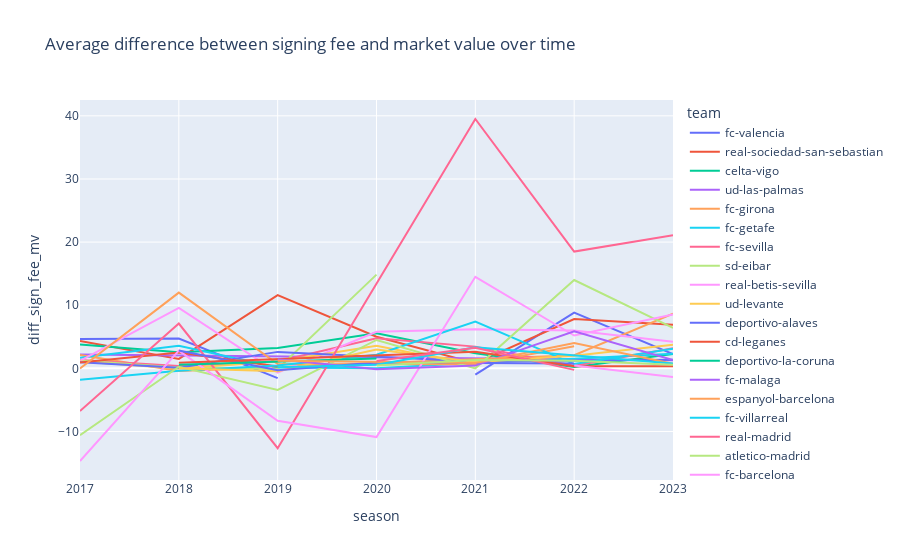

The cell this chart's notebook holds for it:
### Code cell
px.line(
    df_diff_sign_fee_mv,
    x="season",
    y="diff_sign_fee_mv",
    color="team",
    title="Average difference between signing fee and market value over time",
)

### Figure 1 — Plotly figure (JSON) as saved in the notebook; plotly's stock layout.template omitted (floating-point values rounded to 4 significant figures)
{"data": [{"hovertemplate": "team=fc-valencia<br>season=%{x}<br>diff_sign_fee_mv=%{y}<extra></extra>", "legendgroup": "fc-valencia", "line": {"color": "#636efa", "dash": "solid"}, "marker": {"symbol": "circle"}, "mode": "lines", "name": "fc-valencia", "orientation": "v", "showlegend": true, "type": "scatter", "x": [2017, 2018, 2019, 2020, 2021, 2022, 2023], "xaxis": "x", "y": [4.667, 4.73, -1.543, null, -1, 8.836, 2.275], "yaxis": "y"}, {"hovertemplate": "team=real-sociedad-san-sebastian<br>season=%{x}<br>diff_sign_fee_mv=%{y}<extra></extra>", "legendgroup": "real-sociedad-san-sebastian", "line": {"color": "#EF553B", "dash": "solid"}, "marker": {"symbol": "circle"}, "mode": "lines", "name": "real-sociedad-san-sebastian", "orientation": "v", "showlegend": true, "type": "scatter", "x": [2017, 2018, 2019, 2020, 2021, 2022, 2023], "xaxis": "x", "y": [4.333, 1.5, 11.61, 5, 0.8333, 7.8, 6.9], "yaxis": "y"}, {"hovertemplate": "team=celta-vigo<br>season=%{x}<br>diff_sign_fee_mv=%{y}<extra></extra>", "legendgroup": "celta-vigo", "line": {"color": "#00cc96", "dash": "solid"}, "marker": {"symbol": "circle"}, "mode": "lines", "name": "celta-vigo", "orientation": "v", "showlegend": true, "type": "scatter", "x": [2017, 2018, 2019, 2020, 2021, 2022, 2023], "xaxis": "x", "y": [3.76, 2.55, 3.225, 5.55, 2.396, 0.23, 2.275], "yaxis": "y"}, {"hovertemplate": "team=ud-las-palmas<br>season=%{x}<br>diff_sign_fee_mv=%{y}<extra></extra>", "legendgroup": "ud-las-palmas", "line": {"color": "#ab63fa", "dash": "solid"}, "marker": {"symbol": "circle"}, "mode": "lines", "name": "ud-las-palmas", "orientation": "v", "showlegend": true, "type": "scatter", "x": [2017, 2023], "xaxis": "x", "y": [2.2, 1.3], "yaxis": "y"}, {"hovertemplate": "team=fc-girona<br>season=%{x}<br>diff_sign_fee_mv=%{y}<extra></extra>", "legendgroup": "fc-girona", "line": {"color": "#FFA15A", "dash": "solid"}, "marker": {"symbol": "circle"}, "mode": "lines", "name": "fc-girona", "orientation": "v", "showlegend": true, "type": "scatter", "x": [2017, 2018, 2022, 2023], "xaxis": "x", "y": [2.1, -0.43, 2.087, 8.656], "yaxis": "y"}, {"hovertemplate": "team=fc-getafe<br>season=%{x}<br>diff_sign_fee_mv=%{y}<extra></extra>", "legendgroup": "fc-getafe", "line": {"color": "#19d3f3", "dash": "solid"}, "marker": {"symbol": "circle"}, "mode": "lines", "name": "fc-getafe", "orientation": "v", "showlegend": true, "type": "scatter", "x": [2017, 2018, 2019, 2020, 2021, 2022, 2023], "xaxis": "x", "y": [1.692, 3.587, 0.15, -2.22e-16, 0.9057, 1.507, 2.333], "yaxis": "y"}, {"hovertemplate": "team=fc-sevilla<br>season=%{x}<br>diff_sign_fee_mv=%{y}<extra></extra>", "legendgroup": "fc-sevilla", "line": {"color": "#FF6692", "dash": "solid"}, "marker": {"symbol": "circle"}, "mode": "lines", "name": "fc-sevilla", "orientation": "v", "showlegend": true, "type": "scatter", "x": [2017, 2018, 2019, 2020, 2021, 2022, 2023], "xaxis": "x", "y": [1.323, 0.3889, 1.125, 4.756, 3.443, 0.4, 3.2], "yaxis": "y"}, {"hovertemplate": "team=sd-eibar<br>season=%{x}<br>diff_sign_fee_mv=%{y}<extra></extra>", "legendgroup": "sd-eibar", "line": {"color": "#B6E880", "dash": "solid"}, "marker": {"symbol": "circle"}, "mode": "lines", "name": "sd-eibar", "orientation": "v", "showlegend": true, "type": "scatter", "x": [2017, 2018, 2019, 2020], "xaxis": "x", "y": [1.236, 0.125, -0.1, 14.85], "yaxis": "y"}, {"hovertemplate": "team=real-betis-sevilla<br>season=%{x}<br>diff_sign_fee_mv=%{y}<extra></extra>", "legendgroup": "real-betis-sevilla", "line": {"color": "#FF97FF", "dash": "solid"}, "marker": {"symbol": "circle"}, "mode": "lines", "name": "real-betis-sevilla", "orientation": "v", "showlegend": true, "type": "scatter", "x": [2017, 2018, 2019, 2020, 2021, 2022, 2023], "xaxis": "x", "y": [1.188, 9.571, -0.6786, 5.8, 6.188, 6, 4.214], "yaxis": "y"}, {"hovertemplate": "team=ud-levante<br>season=%{x}<br>diff_sign_fee_mv=%{y}<extra></extra>", "legendgroup": "ud-levante", "line": {"color": "#FECB52", "dash": "solid"}, "marker": {"symbol": "circle"}, "mode": "lines", "name": "ud-levante", "orientation": "v", "showlegend": true, "type": "scatter", "x": [2017, 2018, 2019, 2020, 2021], "xaxis": "x", "y": [1.089, -0.025, 1.093, 3.575, 0.4625], "yaxis": "y"}, {"hovertemplate": "team=deportivo-alaves<br>season=%{x}<br>diff_sign_fee_mv=%{y}<extra></extra>", "legendgroup": "deportivo-alaves", "line": {"color": "#636efa", "dash": "solid"}, "marker": {"symbol": "circle"}, "mode": "lines", "name": "deportivo-alaves", "orientation": "v", "showlegend": true, "type": "scatter", "x": [2017, 2018, 2019, 2020, 2021, 2023], "xaxis": "x", "y": [0.9633, 0.1, 2.61, 1.8, 1.087, 1.367], "yaxis": "y"}, {"hovertemplate": "team=cd-leganes<br>season=%{x}<br>diff_sign_fee_mv=%{y}<extra></extra>", "legendgroup": "cd-leganes", "line": {"color": "#EF553B", "dash": "solid"}, "marker": {"symbol": "circle"}, "mode": "lines", "name": "cd-leganes", "orientation": "v", "showlegend": true, "type": "scatter", "x": [2017, 2018, 2019], "xaxis": "x", "y": [0.91, 2.5, 0.2833], "yaxis": "y"}, {"hovertemplate": "team=deportivo-la-coruna<br>season=%{x}<br>diff_sign_fee_mv=%{y}<extra></extra>", "legendgroup": "deportivo-la-coruna", "line": {"color": "#00cc96", "dash": "solid"}, "marker": {"symbol": "circle"}, "mode": "lines", "name": "deportivo-la-coruna", "orientation": "v", "showlegend": true, "type": "scatter", "x": [2017], "xaxis": "x", "y": [0.7], "yaxis": "y"}, {"hovertemplate": "team=fc-malaga<br>season=%{x}<br>diff_sign_fee_mv=%{y}<extra></extra>", "legendgroup": "fc-malaga", "line": {"color": "#ab63fa", "dash": "solid"}, "marker": {"symbol": "circle"}, "mode": "lines", "name": "fc-malaga", "orientation": "v", "showlegend": true, "type": "scatter", "x": [2017], "xaxis": "x", "y": [0.34], "yaxis": "y"}, {"hovertemplate": "team=espanyol-barcelona<br>season=%{x}<br>diff_sign_fee_mv=%{y}<extra></extra>", "legendgroup": "espanyol-barcelona", "line": {"color": "#FFA15A", "dash": "solid"}, "marker": {"symbol": "circle"}, "mode": "lines", "name": "espanyol-barcelona", "orientation": "v", "showlegend": true, "type": "scatter", "x": [2017, 2018, 2019, 2021, 2022], "xaxis": "x", "y": [-0.007143, 12, 0.7, 0.66, 3.517], "yaxis": "y"}, {"hovertemplate": "team=fc-villarreal<br>season=%{x}<br>diff_sign_fee_mv=%{y}<extra></extra>", "legendgroup": "fc-villarreal", "line": {"color": "#19d3f3", "dash": "solid"}, "marker": {"symbol": "circle"}, "mode": "lines", "name": "fc-villarreal", "orientation": "v", "showlegend": true, "type": "scatter", "x": [2017, 2018, 2019, 2020, 2021, 2022, 2023], "xaxis": "x", "y": [-1.8, -0.3667, 0.45, 2.167, 7.417, 0.68, 3.1], "yaxis": "y"}, {"hovertemplate": "team=real-madrid<br>season=%{x}<br>diff_sign_fee_mv=%{y}<extra></extra>", "legendgroup": "real-madrid", "line": {"color": "#FF6692", "dash": "solid"}, "marker": {"symbol": "circle"}, "mode": "lines", "name": "real-madrid", "orientation": "v", "showlegend": true, "type": "scatter", "x": [2017, 2018, 2019, 2021, 2022, 2023], "xaxis": "x", "y": [-6.75, 7.1, -12.64, 39.5, 18.5, 21.1], "yaxis": "y"}, {"hovertemplate": "team=atletico-madrid<br>season=%{x}<br>diff_sign_fee_mv=%{y}<extra></extra>", "legendgroup": "atletico-madrid", "line": {"color": "#B6E880", "dash": "solid"}, "marker": {"symbol": "circle"}, "mode": "lines", "name": "atletico-madrid", "orientation": "v", "showlegend": true, "type": "scatter", "x": [2017, 2018, 2019, 2020, 2021, 2022, 2023], "xaxis": "x", "y": [-10.6, 0.25, -3.406, 4.5, 0, 14, 6.4], "yaxis": "y"}, {"hovertemplate": "team=fc-barcelona<br>season=%{x}<br>diff_sign_fee_mv=%{y}<extra></extra>", "legendgroup": "fc-barcelona", "line": {"color": "#FF97FF", "dash": "solid"}, "marker": {"symbol": "circle"}, "mode": "lines", "name": "fc-barcelona", "orientation": "v", "showlegend": true, "type": "scatter", "x": [2017, 2018, 2019, 2020, 2021, 2022, 2023], "xaxis": "x", "y": [-14.68, 2.82, -8.3, -10.89, 14.5, 5.2, 8.533], "yaxis": "y"}, {"hovertemplate": "team=athletic-bilbao<br>season=%{x}<br>diff_sign_fee_mv=%{y}<extra></extra>", "legendgroup": "athletic-bilbao", "line": {"color": "#FECB52", "dash": "solid"}, "marker": {"symbol": "circle"}, "mode": "lines", "name": "athletic-bilbao", "orientation": "v", "showlegend": true, "type": "scatter", "x": [2017, 2018, 2019, 2020, 2021, 2022, 2023], "xaxis": "x", "y": [null, 0, -0.45, 3, 1, 2, 3.75], "yaxis": "y"}, {"hovertemplate": "team=real-valladolid<br>season=%{x}<br>diff_sign_fee_mv=%{y}<extra></extra>", "legendgroup": "real-valladolid", "line": {"color": "#636efa", "dash": "solid"}, "marker": {"symbol": "circle"}, "mode": "lines", "name": "real-valladolid", "orientation": "v", "showlegend": true, "type": "scatter", "x": [2018, 2019, 2020, 2022], "xaxis": "x", "y": [2.817, -0.2938, 0.935, 0.7889], "yaxis": "y"}, {"hovertemplate": "team=rayo-vallecano<br>season=%{x}<br>diff_sign_fee_mv=%{y}<extra></extra>", "legendgroup": "rayo-vallecano", "line": {"color": "#EF553B", "dash": "solid"}, "marker": {"symbol": "circle"}, "mode": "lines", "name": "rayo-vallecano", "orientation": "v", "showlegend": true, "type": "scatter", "x": [2018, 2021, 2022, 2023], "xaxis": "x", "y": [0.8864, 2.64, 0.3333, 0.3429], "yaxis": "y"}, {"hovertemplate": "team=sd-huesca<br>season=%{x}<br>diff_sign_fee_mv=%{y}<extra></extra>", "legendgroup": "sd-huesca", "line": {"color": "#00cc96", "dash": "solid"}, "marker": {"symbol": "circle"}, "mode": "lines", "name": "sd-huesca", "orientation": "v", "showlegend": true, "type": "scatter", "x": [2018, 2020], "xaxis": "x", "y": [0.5875, 1.55], "yaxis": "y"}, {"hovertemplate": "team=ca-osasuna<br>season=%{x}<br>diff_sign_fee_mv=%{y}<extra></extra>", "legendgroup": "ca-osasuna", "line": {"color": "#ab63fa", "dash": "solid"}, "marker": {"symbol": "circle"}, "mode": "lines", "name": "ca-osasuna", "orientation": "v", "showlegend": true, "type": "scatter", "x": [2019, 2020, 2021, 2022, 2023], "xaxis": "x", "y": [1.456, -0.13, 0.44, 5.875, 1.333], "yaxis": "y"}, {"hovertemplate": "team=rcd-mallorca<br>season=%{x}<br>diff_sign_fee_mv=%{y}<extra></extra>", "legendgroup": "rcd-mallorca", "line": {"color": "#FFA15A", "dash": "solid"}, "marker": {"symbol": "circle"}, "mode": "lines", "name": "rcd-mallorca", "orientation": "v", "showlegend": true, "type": "scatter", "x": [2019, 2021, 2022, 2023], "xaxis": "x", "y": [1.189, 0.8667, 4.01, 0.725], "yaxis": "y"}, {"hovertemplate": "team=fc-granada<br>season=%{x}<br>diff_sign_fee_mv=%{y}<extra></extra>", "legendgroup": "fc-granada", "line": {"color": "#19d3f3", "dash": "solid"}, "marker": {"symbol": "circle"}, "mode": "lines", "name": "fc-granada", "orientation": "v", "showlegend": true, "type": "scatter", "x": [2019, 2020, 2021, 2023], "xaxis": "x", "y": [0.1638, 0.5714, 3.342, 0.75], "yaxis": "y"}, {"hovertemplate": "team=fc-elche<br>season=%{x}<br>diff_sign_fee_mv=%{y}<extra></extra>", "legendgroup": "fc-elche", "line": {"color": "#FF6692", "dash": "solid"}, "marker": {"symbol": "circle"}, "mode": "lines", "name": "fc-elche", "orientation": "v", "showlegend": true, "type": "scatter", "x": [2020, 2021, 2022], "xaxis": "x", "y": [1.165, 3.256, -0.2433], "yaxis": "y"}, {"hovertemplate": "team=fc-cadiz<br>season=%{x}<br>diff_sign_fee_mv=%{y}<extra></extra>", "legendgroup": "fc-cadiz", "line": {"color": "#B6E880", "dash": "solid"}, "marker": {"symbol": "circle"}, "mode": "lines", "name": "fc-cadiz", "orientation": "v", "showlegend": true, "type": "scatter", "x": [2020, 2021, 2022, 2023], "xaxis": "x", "y": [0.46, 1.32, 1.211, 0.5833], "yaxis": "y"}, {"hovertemplate": "team=ud-almeria<br>season=%{x}<br>diff_sign_fee_mv=%{y}<extra></extra>", "legendgroup": "ud-almeria", "line": {"color": "#FF97FF", "dash": "solid"}, "marker": {"symbol": "circle"}, "mode": "lines", "name": "ud-almeria", "orientation": "v", "showlegend": true, "type": "scatter", "x": [2022, 2023], "xaxis": "x", "y": [0.4692, -1.389], "yaxis": "y"}], "layout": {"legend": {"title": {"text": "team"}, "tracegroupgap": 0}, "title": {"text": "Average difference between signing fee and market value over time"}, "xaxis": {"anchor": "y", "domain": [0, 1], "title": {"text": "season"}}, "yaxis": {"anchor": "x", "domain": [0, 1], "title": {"text": "diff_sign_fee_mv"}}}}
